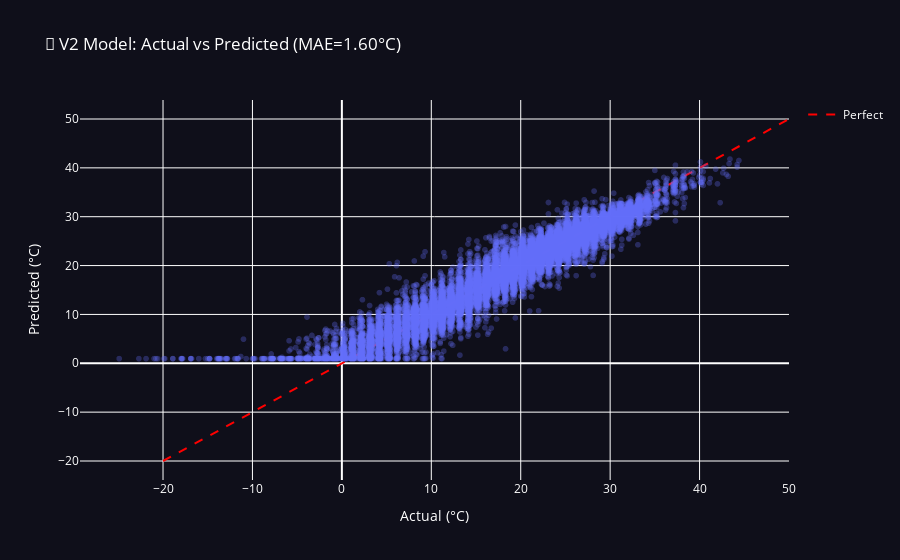

Write notebook code for a chart like this one.
### Code cell
# Actual vs Predicted scatter
fig = px.scatter(x=y_test, y=y_pred, opacity=0.3,
                 labels={'x': 'Actual (°C)', 'y': 'Predicted (°C)'},
                 title=f'🎯 V2 Model: Actual vs Predicted (MAE={mae:.2f}°C)')
fig.add_trace(go.Scatter(x=[-20, 50], y=[-20, 50], mode='lines', name='Perfect',
                         line=dict(color='red', dash='dash')))
fig.update_layout(paper_bgcolor='#0f0f1a', plot_bgcolor='#0f0f1a', font_color='white')
fig.show()

### Figure 1 — Plotly figure (JSON) as saved in the notebook; plotly's stock layout.template omitted (floating-point values rounded to 4 significant figures; data arrays with more than 128 entries replaced by an {"elided": "..."} marker saying what was removed)
{"data": [{"hovertemplate": "Actual (°C)=%{x}<br>Predicted (°C)=%{y}<extra></extra>", "legendgroup": "", "marker": {"color": "#636efa", "opacity": 0.3, "symbol": "circle"}, "mode": "markers", "name": "", "showlegend": false, "type": "scattergl", "x": {"elided": "20531 float values"}, "xaxis": "x", "y": {"elided": "20531 float values"}, "yaxis": "y"}, {"line": {"color": "red", "dash": "dash"}, "mode": "lines", "name": "Perfect", "type": "scatter", "x": [-20, 50], "y": [-20, 50]}], "layout": {"font": {"color": "white"}, "legend": {"tracegroupgap": 0}, "paper_bgcolor": "#0f0f1a", "plot_bgcolor": "#0f0f1a", "title": {"text": "🎯 V2 Model: Actual vs Predicted (MAE=1.60°C)"}, "xaxis": {"anchor": "y", "domain": [0, 1], "title": {"text": "Actual (°C)"}}, "yaxis": {"anchor": "x", "domain": [0, 1], "title": {"text": "Predicted (°C)"}}}}
